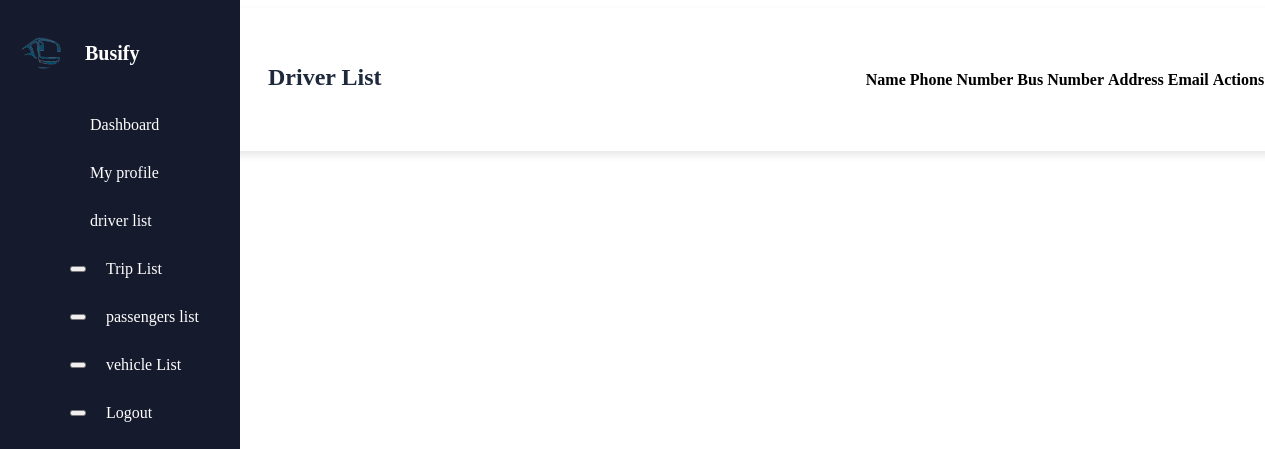
Before: /Frontend/admin/driver/drivers.php with the older database file.
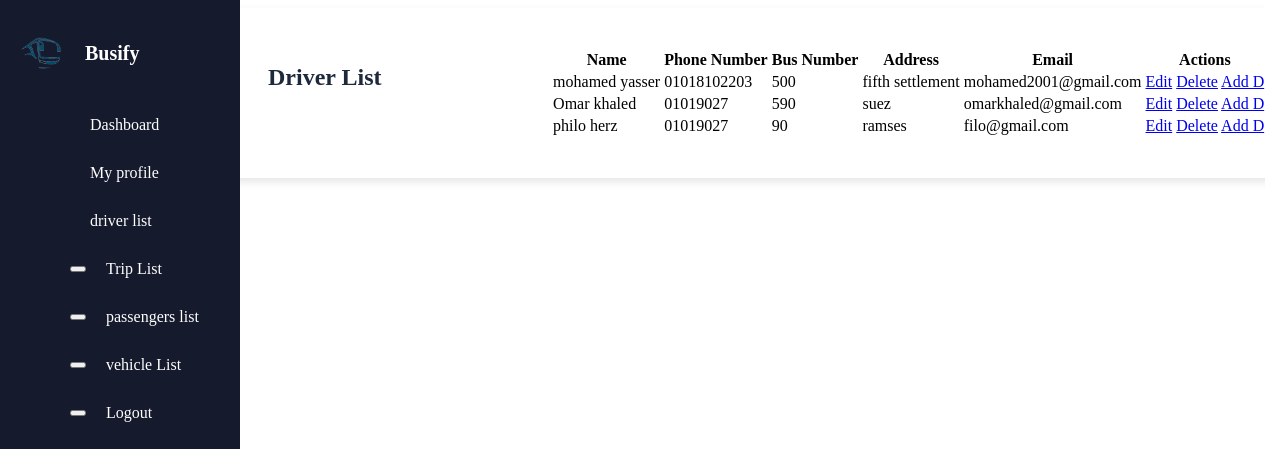
After: the same page with the newer database file.
### tables this page shows
CREATE TABLE `drivers` (
  `id` int(11) NOT NULL,
  `fname` varchar(50) NOT NULL,
  `lname` varchar(50) NOT NULL,
  `phone_number` varchar(15) NOT NULL,
  `bus_number` varchar(20) NOT NULL,
  `email` varchar(50) NOT NULL,
  `address` varchar(100) NOT NULL
);

### Frontend/admin/driver/drivers.php (the view, shortened to what this page needs)
<?php
require_once '../../../Backend/ConnectDB.php';
$query = "SELECT * FROM drivers";
$result = mysqli_query($conn, $query);
?>
<!DOCTYPE html>
<html lang="en">
<head>
    <link type="text/css" rel="stylesheet" href="../css/adminDashboard.css">
    <link type="text/css" rel="stylesheet" href="../css/sidebar.css">
</head>
<body>
<aside class="sidebar">
    <div class="sidebar-header">
      <img src="../../Supportive Files/logo.png" alt="logo" />
      <h2>Busify</h2>
    </div>
    <ul class="sidebar-links">
      <li>
        <a href="../AdminDashboard.php">
          <span class="material-symbols-outlined"></span>Dashboard</a>
      </li>
      <li>
        <a href="../AdminProfile.php"><span class="material-symbols-outlined"></span>My profile</a>
      </li>
      <li>
        <a href="../driver/Drivers.php"><span class="material-symbols-outlined"></span>driver list</a>
      </li>
      <li>
        <a  href="../trips/Trips.php"><button><span class="material-symbols-outlined"></span></button>Trip List</a>
      </li>
      <li>
        <a  href="../passengers/passengers.php"><button><span class="material-symbols-outlined"></span></button>passengers list</a>
      </li>
      <li>
        <a href="../vehicles/vehicles.php"><button><span class="material-symbols-outlined"></span></button>vehicle List</a>
      </li>
      <li>
        <a href="../passengerSignIn.php"><button><span class="material-symbols-outlined"></span></button>Logout</a>
      </li>
    </ul>
  </aside>
<div class="dashboard-container">
    <h1>Driver List</h1>
    <table>
    <tr>
        <th>Name</th>
        <th>Phone Number</th>
        <th>Bus Number</th>
        <th>Address</th>
        <th>Email</th>
        <th>Actions</th>
    </tr>
    <?php while ($row = mysqli_fetch_assoc($result)) { ?>
    <tr>
        <td><?php echo $row['fname'] . " " . $row['lname']; ?></td>
        <td><?php echo $row['phone_number']; ?></td>
        <td><?php echo $row['bus_number']; ?></td>
        <td><?php echo $row['address']; ?></td>
        <td><?php echo $row['email']; ?></td>
        <td>
            <a href="edit_driver.php?id=<?php echo $row['id']; ?>">Edit</a>
            <a href="delete_driver.php?id=<?php echo $row['id']; ?>">Delete</a>
            <a href="Add_Driver.php">Add D</a>
        </td>
    </tr>
    <?php } ?>
</table>
</div>
</body>
</html>

Changed rows visible on the page:
added drivers: fname "mohamed", lname "yasser", phone_number "01018102203", bus_number "500", address "fifth settlement", email "mohamed2001@gmail.com"
added drivers: fname "Omar", lname "khaled", phone_number "01019027", bus_number "590", address "suez", email "omarkhaled@gmail.com"
added drivers: fname "philo", lname "herz", phone_number "01019027", bus_number "90", address "ramses", email "filo@gmail.com"
